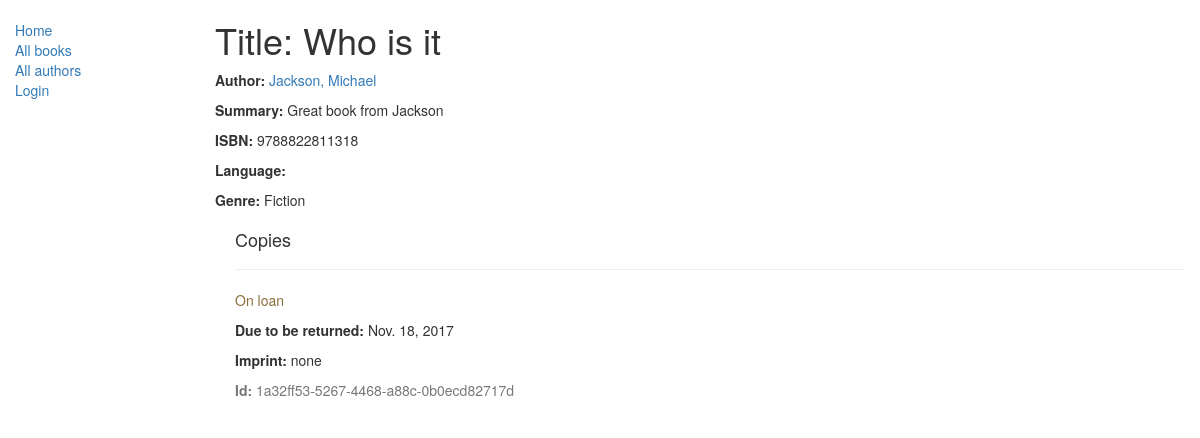
/catalog/book/1, run on the app's committed database.
### catalog/models.py (models this page shows, shortened)
class Book(models.Model):
    title = models.CharField(max_length=200)
    author = models.ForeignKey('Author', on_delete=models.SET_NULL, null=True)
    summary = models.TextField(max_length=1000, help_text="Enter a brief description of the book")
    isbn = models.CharField('ISBN',max_length=13, help_text='13 Character <a href="https://www.isbn-international.org/content/what-isbn">ISBN number</a>')
    genre = models.ManyToManyField(Genre, help_text="Select a genre for this book")
    def display_genre(self):
        """
        Creates a string for the Genre. This is required to display genre in Admin.
        """
        return ', '.join([ genre.name for genre in self.genre.all()[:3] ])
    display_genre.short_description = 'Genre'

class Author(models.Model):
    first_name = models.CharField(max_length=100)
    last_name = models.CharField(max_length=100)
    date_of_birth = models.DateField(null=True, blank=True)
    date_of_death = models.DateField('Died', null=True, blank=True)
    def __str__(self):
        return '%s, %s' % (self.last_name, self.first_name)

class Genre(models.Model):
    name = models.CharField(max_length=200, help_text="Enter a book genre (e.g. Science Fiction, French Poetry etc.)")
    def __str__(self):
        return self.name

class BookInstance(models.Model):
    id = models.UUIDField(primary_key=True, default=uuid.uuid4, help_text="Unique ID for this particular book across whole library")
    book = models.ForeignKey('Book', on_delete=models.SET_NULL, null=True)
    borrower = models.ForeignKey(User, on_delete=models.SET_NULL, null=True, blank=True)
    imprint = models.CharField(max_length=200)
    due_back = models.DateField(null=True, blank=True)
    LOAN_STATUS = (
        ('m', 'Maintenance'),
        ('o', 'On loan'),
        ('a', 'Available'),
        ('r', 'Reserved'),
    )
    status = models.CharField(max_length=1, choices=LOAN_STATUS, blank=True, default='m', help_text='Book availability')
    class Meta:
        ordering = ["due_back"]
        permissions = (("can_mark_returned", "Set book as returned"),)

### catalog/views.py (the view, shortened to what this page needs)
# urls.py: url(r'^book/(?P<pk>\d+)$', views.BookDetailView.as_view(), name='book-detail'),
class BookDetailView(generic.DetailView):
    model = Book

### templates/catalog/book_detail.html
{% extends "base_generic.html" %}
{% block content %}
  <h1>Title: {{ book.title }}</h1>
  <p><strong>Author:</strong> <a href="">{{ book.author }}</a></p>
  <p><strong>Summary:</strong> {{ book.summary }}</p>
  <p><strong>ISBN:</strong> {{ book.isbn }}</p>
  <p><strong>Language:</strong> {{ book.language }}</p>
  <p><strong>Genre:</strong> {% for genre in book.genre.all %} {{ genre }}{% if not forloop.last %}, {% endif %}{% endfor %}</p>
  <div style="margin-left:20px;margin-top:20px">
    <h4>Copies</h4>
    {% for copy in book.bookinstance_set.all %}
    <hr>
    <p class="{% if copy.status == 'a' %}text-success{% elif copy.status == 'm' %}text-danger{% else %}text-warning{% endif %}">{{ copy.get_status_display }}</p>
    {% if copy.status != 'a' %}<p><strong>Due to be returned:</strong> {{copy.due_back}}</p>{% endif %}
    <p><strong>Imprint:</strong> {{copy.imprint}}</p>
    <p class="text-muted"><strong>Id:</strong> {{copy.id}}</p>
    {% endfor %}
  </div>
{% endblock %}

### data on the page
Book: title "Who is it", author "Jackson, Michael", summary "Great book from Jackson", isbn "9788822811318"
Genre: name "Fiction"
BookInstance: status "On loan", due_back "Nov. 18, 2017", imprint "none", id "1a32ff53-5267-4468-a88c-0b0ecd82717d"
